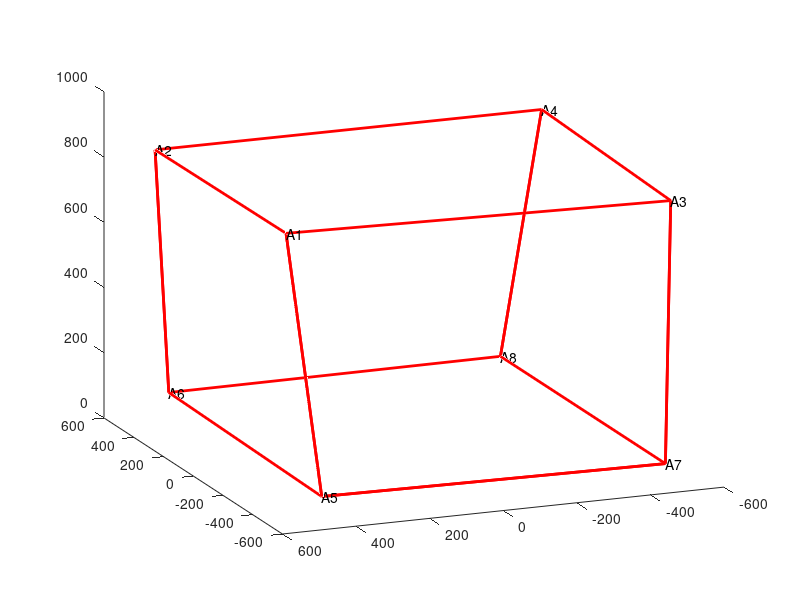

Reproduce this figure in MATLAB. (Note: this script raises an error after producing the figure.)
%MITE paper 自适应


close all
clear
clc
clf


P1=[-437.082 524.3283 864.7443]';
P2=[439.7277 525.9461 860.8701]';
P3=[-435.143 -521.906 839.1691]';
P4=[437.8987 -523.83 859.4645]';
P5=[-535.048 466.8895 79.72492]';
P6=[531.9962 451.4305 80.32775]';
P7=[-543.043 -463.811 71.49693]';
P8=[529.0567 -448.63 84.36402]';
PT=[P1'; P2'; P3'; P4'; P5'; P6'; P7'; P8'];
e1=[-130/2,130/2,-130/2]';
e2=[130/2,130/2,-130/2]';
e3=[-130/2,-130/2,-130/2]';
e4=[130/2,-130/2,-130/2]';
e5=[-130/2,130/2,130/2]';
e6=[130/2,130/2,130/2]';
e7=[-130/2,-130/2,130/2]';
e8=[130/2,-130/2,130/2]';
ET=[e1'; e2' ;e3' ;e4' ;e5' ;e6' ;e7' ;e8'];
x1= -pi/180*0;
x2=-pi/180*0;
x3=pi/180*0;
P=[P1 P2 P3 P4 P5 P6 P7 P8];
e=[e1 e2 e3 e4 e5 e6 e7 e8];

RA=[cos(x3)*cos(x2),-sin(x3)*cos(x1)+cos(x3)*sin(x2)*sin(x1),sin(x3)*sin(x1)+cos(x3)*sin(x2)*cos(x1);
    cos(x2)*sin(x3),cos(x1)*cos(x3)+sin(x1)*sin(x2)*sin(x3),-cos(x3)*sin(x1)+cos(x1)*sin(x2)*sin(x3);-sin(x2),cos(x2)*sin(x1),cos(x1)*cos(x2)];


figure(1003)
clf
h = gca;
axis([-600 600 -600 600 0 1000])
set(gca,'nextplot','replacechildren','box','off','color','w','xgrid','off')
hold on;
kx=[P7(1) P8(1) P4(1) P3(1) P7(1) P3(1) P1(1) P5(1) P7(1) P5(1) P1(1) P2(1) P6(1) P8(1) P4(1) P2(1) P6(1) P6(1) P5(1)];
ky=[P7(2) P8(2) P4(2) P3(2) P7(2) P3(2) P1(2) P5(2) P7(2) P5(2) P1(2) P2(2) P6(2) P8(2) P4(2) P2(2) P6(2) P6(2) P5(2)];
kz=[P7(3) P8(3) P4(3) P3(3) P7(3) P3(3) P1(3) P5(3) P7(3) P5(3) P1(3) P2(3) P6(3) P8(3) P4(3) P2(3) P6(3) P6(3) P5(3)];
plot3(kx,ky,kz,'r','linewidth',2);

text(P1(1),P1(2),P1(3),'A1','FontSize',10)
text(P2(1),P2(2),P2(3),'A2','FontSize',10)
text(P3(1),P3(2),P3(3),'A3','FontSize',10)
text(P4(1),P4(2),P4(3),'A4','FontSize',10)
text(P5(1),P5(2),P5(3),'A5','FontSize',10)
text(P6(1),P6(2),P6(3),'A6','FontSize',10)
text(P7(1),P7(2),P7(3),'A7','FontSize',10)
text(P8(1),P8(2),P8(3),'A8','FontSize',10)
%view(-28,20)
view(-112,21)
%set(gcf,'Position',[20 20 1200 1200])
hold on
%%%%%%%%%%%
%  L1=220;L2=80; % 2个障碍物
%  W1=125;W2=80;
%  H1=350;H2=450;
%  obs_pos1=[200 -150 H1/2];obs_pos2=[-150 0 H2/2];
%  obs_list=[L1 W1 H1 obs_pos1;L2 W2 H2 obs_pos2];
%%%%%%%%%%%%%%%%%%%%%
%  L2=80; % 1个障碍物
%  W2=80;
%  H2=450;
%  obs_pos2=[-150 0 H2/2];
%  obs_list=[L2 W2 H2 obs_pos2];
%%%%%%%%%%%%%%%%%%%%%%%%%%%%%%%%%%%%
 L1=220;L2=80; L3=220;% 3个障碍物
 W1=125;W2=80; W3=125;
 H1=350;H2=450;H3=420;
 obs_pos1=[200 -150 H1/2];obs_pos2=[-150 0 H2/2];obs_pos3=[-200 200 H3/2];
 obs_list=[L1 W1 H1 obs_pos1;L2 W2 H2 obs_pos2;L3 W3 H3 obs_pos3];
%%%%%%%%%%%%%%%%%%%%%%%%%%%%%%%%

start_pos=[180 180 300];
[cab1, cab2, cab3, cab4, cab5, cab6, cab7, cab8, cube] = eplot(start_pos);
goal_pos=[-180 -180 380];
E=130;
step_size=40;
dg=50;
ball_radius=80;
count=1;
bg=10;
%%%%%
o_efr=0;
maxCostNode_pos=start_pos;
mostFaiure_pos=start_pos;
%%%%%
[collision,BestDis]=checkDis(start_pos,start_pos,obs_list);
if collision
    %error('起始点不可行')
else
    Tree.nodes(1).pos=start_pos;% 初始位置
    Tree.nodes(1).indPrev=0; %父节点索引
    Tree.nodes(1).dis_cost=0;
    Tree.nodes(1).real_cost=getConHullCost(start_pos');
    Tree.nodes(1).BestDis=BestDis;
    Tree.nodes(1).faiureNum=0;
    Tree.nodes(1).extendNum=0.0001;
    Tree.nodes(1).o_efr=Tree.nodes(1).faiureNum/Tree.nodes(1).extendNum;
end
%%%%%%%%%%%%%%%%
u_z=[0 0 1];
u_new_z=(goal_pos-start_pos)/norm(goal_pos-start_pos);
sita=acos(dot(u_z,u_new_z));
n_v=cross(u_z,u_new_z);
n_v_invert=[0 -n_v(3) n_v(2);n_v(3) 0 -n_v(1); -n_v(2) n_v(1) 0];
I=eye(3);
R1=I+sin(sita)*n_v_invert+(1-cos(sita))*n_v_invert*n_v_invert;



for i=1:3
    
    h(i)=drawCuboid([obs_list(i,4:6) obs_list(i,1:3)]);
    set(h(i), 'linestyle', ':');
    set(h(i), 'facecolor', 'y');
    set(h(i), 'FaceAlpha', 0.7);
    
    
end
plot3(start_pos(1),start_pos(2),start_pos(3),'.','markersize',24,'color',[1 0 1]) % start marker
hold on
plot3(goal_pos(1),goal_pos(2),goal_pos(3),'.g','markersize',24,'color',[0 0.8 0]) % goal marker
hold on

curr_pos=start_pos;
flag=1;
p_all_idx=1;
idx=1;
while norm(curr_pos-goal_pos)>dg
    node_pos=cat(1,Tree.nodes.pos);
    [~,maxCost_idx]=max(cat(1,Tree.nodes.dis_cost));
    [~,mostFaiure_idx]=max(cat(1,Tree.nodes.faiureNum));
    if Tree.nodes(p_all_idx).faiureNum>0 || Tree.nodes(idx).faiureNum>0
        flag=0;
    else
        flag=1;
    end
    %rnd=getRandomPoint(goal_pos, 90,[0.5 0.3 0.2]);
    rnd=AdaptiveSample1(0.5,goal_pos,node_pos,Tree.nodes(maxCost_idx).pos,Tree.nodes(mostFaiure_idx).pos,pi/3,flag,R1);
    %rnd_handle = plot3(rnd(1), rnd(2),rnd(3), 'ko', 'MarkerSize', 4, 'MarkerFaceColor','r');
    %rnd=AdaptiveSample(o_efr,start_pos,goal_pos,Tree.nodes(maxCost_idx).pos,Tree.nodes(mostFaiure_idx).pos,node_pos,R1);
    dist_points = pdist2(node_pos,rnd,'squaredeuclidean');
    [sqDist,idx] = min(dist_points); %临时父节点的位置索引和距离
    %   Bring the node at a distance of epsilon near to the closest node
    nearest_point = node_pos(idx,:); % 最近点坐标
    n_dist = realsqrt(sqDist); %最近点距离
    new_point_u=(rnd - nearest_point)/n_dist; % 生长方向， 指向随机点
    new_point = Tree.nodes(idx).pos + step_size*new_point_u;
    [collision,BestDis]=checkDis(Tree.nodes(idx).pos ,new_point,obs_list);
    %Tree.nodes(idx).faiureNum=0;
    Tree.nodes(idx).extendNum=Tree.nodes(idx).extendNum+1; %拓展次数+1
    if collision || ~isInWorkspace(new_point,250,150,650) || BestDis< bg
        Tree.nodes(idx).faiureNum=Tree.nodes(idx).faiureNum+1;
        continue
    end
    
    all_edge_wt = pdist2(node_pos,new_point,'squaredeuclidean'); % 新节点到所有点的距离,这一步给新节点选一个父节点
    n_node_idx = all_edge_wt < ball_radius & all_edge_wt > 0 ; % 新节点邻居点索引
    n_nodes = find(n_node_idx); %邻居点的索引
    
    n_edge_wt = realsqrt(all_edge_wt(n_node_idx)); % 邻居点到距离
    n_total_cost = n_edge_wt+cat(1,Tree.nodes(n_node_idx).real_cost); %邻居点的全部代价
    [p_cost,p_idx] = min(n_total_cost); % 选取最小的代价 为父节点
    p_all_idx=n_nodes(p_idx); %父节点在树上的索引
    if isempty(n_nodes)
        p_all_idx=idx;
    end
    
    p_new_point_u=(new_point-Tree.nodes(p_all_idx).pos)/norm(new_point-Tree.nodes(p_all_idx).pos); %重新选择父节点之后的方向
    [collision,BestDis]=checkDis(Tree.nodes(p_all_idx).pos ,new_point,obs_list); %重新检查
    Tree.nodes(p_all_idx).extendNum=Tree.nodes(p_all_idx).extendNum+1;%拓展次数+1
    if collision || ~isInWorkspace(new_point,250,150,650) || BestDis< bg
        Tree.nodes(p_all_idx).faiureNum=Tree.nodes(p_all_idx).faiureNum+1;
        continue
    end
    
    count=count+1;
    
    Tree.nodes(count).pos=new_point;% 初始位置
    Tree.nodes(count).indPrev=p_all_idx; %父节点索引
    Tree.nodes(count).dis_cost=Tree.nodes(p_all_idx).dis_cost+step_size;
    Tree.nodes(count).real_cost=getConHullCost(new_point');
    Tree.nodes(count).BestDis=BestDis;
    Tree.nodes(count).faiureNum=0;
    Tree.nodes(count).extendNum=0.0001;
    Tree.nodes(count).o_efr=Tree.nodes(count).faiureNum/Tree.nodes(count).extendNum;
    
    
    l_handle = plot3([Tree.nodes(p_all_idx).pos(1), new_point(1)], [Tree.nodes(p_all_idx).pos(2), new_point(2)], [Tree.nodes(p_all_idx).pos(3), new_point(3)],'b', 'Linewidth', 2);
    p_handle = plot3(new_point(1), new_point(2),new_point(3), 'ko', 'MarkerSize', 4, 'MarkerFaceColor','k');
    %rnd_handle = plot3(rnd(1), rnd(2),rnd(3), 'ko', 'MarkerSize', 4, 'MarkerFaceColor','r');
    hold on
    curr_pos=new_point;
    
    pause(0.1)
    drawnow
    
end
phIndforward=backPathIdx(count,Tree);
phInd=pathSmooth(phIndforward,Tree,obs_list);
zlabel('{\it{z}}-axis[mm]')
ylabel('{\it{y}}-axis[mm]')
xlabel('{\it{x}}-axis[mm]')
set(gca,'YTick',-600:200:600)
set(gca,'XTick',-600:200:600)
set(gca,'FontSize',12);
set(gca,'Fontname','times new Roman')

 for i=1:length(phIndforward)-1
 plot3([Tree.nodes(phIndforward(i)).pos(1)  Tree.nodes(phIndforward(i+1)).pos(1)], [Tree.nodes(phIndforward(i)).pos(2)  Tree.nodes(phIndforward(i+1)).pos(2)],  [Tree.nodes(phIndforward(i)).pos(3)  Tree.nodes(phIndforward(i+1)).pos(3)],'g', 'Linewidth', 4);
 end
 
 for i=1:length(phInd)-1
 plot3([Tree.nodes(phInd(i)).pos(1)  Tree.nodes(phInd(i+1)).pos(1)], [Tree.nodes(phInd(i)).pos(2)  Tree.nodes(phInd(i+1)).pos(2)],  [Tree.nodes(phInd(i)).pos(3)  Tree.nodes(phInd(i+1)).pos(3)],'r', 'Linewidth', 4);
 end


function rand_pos=AdaptiveSample(o_efr,start_pos,goal_pos,maxCostNode_pos,mostFaiure_pos,TreeAllPos,R1) %
r1=rand(1);
if r1>o_efr
    s=(start_pos-goal_pos)/norm(start_pos-goal_pos);
    a=(maxCostNode_pos-goal_pos)/norm(maxCostNode_pos-goal_pos);
    sita=acos(dot(s,a));
    R=norm(maxCostNode_pos-goal_pos);
    
    R=R*power(rand(1),1/3);
    sita1=-sita+2*sita*rand(1);
    sita2=rand(1)*2*pi;
    
    z=R*cos(sita1);
    x=R*sin(sita1)*cos(sita2);
    y=R*sin(sita1)*sin(sita2);
    
    rand_pos=(R1*[x y z]')'+goal_pos;
else
    center_pos=mean(TreeAllPos);
    R=norm(center_pos-mostFaiure_pos)*power(rand(1),1/3);
    
    sita1=pi*rand(1);
    sita2=2*pi*rand(1);
    
    z=R*cos(sita1);
    x=R*sin(sita1)*cos(sita2);
    y=R*sin(sita1)*sin(sita2);
    
    rand_pos=[x y z];
end
end



function rand_pos=AdaptiveSample1(o_efr,goal_pos,TreeAllPos,maxCostNode_pos,mostFaiure_pos,sita,flag,R1) %
r1=rand(1);
if flag
    rand_pos=goal_pos;
else
    
    if r1>o_efr
        R=norm(maxCostNode_pos-goal_pos);
        R=R*power(rand(1),1/3);
        sita1=-sita+2*sita*rand(1);
        sita2=rand(1)*2*pi;
        
        z=R*cos(sita1);
        x=R*sin(sita1)*cos(sita2);
        y=R*sin(sita1)*sin(sita2);
        
        rand_pos=(R1*[x y z]')'+goal_pos;
    else
        center_pos=mean(TreeAllPos);
        %R=norm(center_pos-mostFaiure_pos)*power(rand(1),1/3);
        R=400*power(rand(1),1/3);
        sita1=acos(rand(1)*2-1);
        sita2=2*pi*rand(1);
        
        z=R*cos(sita1);
        x=R*sin(sita1)*cos(sita2);
        y=R*sin(sita1)*sin(sita2);
        
        rand_pos=[x y z]+center_pos;
    end
end
end




function real_cost=getConHullCost(G)
% G 列向量
max_cond=0.0079; min_cond=0.0016;

max_av=2.9587e+07;
min_av=2.6388e+07;
P1=[-437.082 524.3283 864.7443]';
P2=[439.7277 525.9461 860.8701]';       %%
P3=[-435.143 -521.906 839.1691]';        %%
P4=[437.8987 -523.83 859.4645]';         %%
P5=[-535.048 466.8895 79.72492]';        %%
P6=[531.9962 451.4305 80.32775]';         %%
P7=[-543.043 -463.811 71.49693]';         %%
P8=[529.0567 -448.63 84.36402]';

e1=[-130/2,130/2,-130/2]';
e2=[130/2,130/2,-130/2]';
e3=[-130/2,-130/2,-130/2]';
e4=[130/2,-130/2,-130/2]';
e5=[-130/2,130/2,130/2]';
e6=[130/2,130/2,130/2]';
e7=[-130/2,-130/2,130/2]';
e8=[130/2,-130/2,130/2]';

AA=ff2n(8)';
%C1=[];
%C2=[];%Normalized

%G=[x y z]';


W=[0 0 0 0 0 -1*9.8]';

x1=0;
x2=0;
x3=0;

RA=[cos(x3)*cos(x2),-sin(x3)*cos(x1)+cos(x3)*sin(x2)*sin(x1),sin(x3)*sin(x1)+cos(x3)*sin(x2)*cos(x1);
    cos(x2)*sin(x3),cos(x1)*cos(x3)+sin(x1)*sin(x2)*sin(x3),-cos(x3)*sin(x1)+cos(x1)*sin(x2)*sin(x3);-sin(x2),cos(x2)*sin(x1),cos(x1)*cos(x2)];

L1ve=P1-RA*e1-G; %% PONIT B  posion relative to fame KA
L2ve=P2-RA*e2-G;
L3ve=P3-RA*e3-G;
L4ve=P4-RA*e4-G;
L5ve=P5-RA*e5-G;
L6ve=P6-RA*e6-G;
L7ve=P7-RA*e7-G;
L8ve=P8-RA*e8-G;

bxy1p=sqrt((L1ve(1)^2)+(L1ve(2)^2));% length of bxy
bxy2p=sqrt((L2ve(1)^2)+(L2ve(2)^2));
bxy3p=sqrt((L3ve(1)^2)+(L3ve(2)^2));
bxy4p=sqrt((L4ve(1)^2)+(L4ve(2)^2));
bxy5p=sqrt((L5ve(1)^2)+(L5ve(2)^2));
bxy6p=sqrt((L6ve(1)^2)+(L6ve(2)^2));
bxy7p=sqrt((L7ve(1)^2)+(L7ve(2)^2));
bxy8p=sqrt((L8ve(1)^2)+(L8ve(2)^2));



rp=[13,13,13,13,13,13,13,13];

bxy1=bxy1p-rp(1);
bxy2=bxy2p-rp(2);
bxy3=bxy3p-rp(3);
bxy4=bxy4p-rp(4);
bxy5=bxy5p-rp(5);
bxy6=bxy6p-rp(6);
bxy7=bxy7p-rp(7);
bxy8=bxy8p-rp(8);

bz1=L1ve(3);
bz2=L2ve(3);
bz3=L3ve(3);
bz4=L4ve(3);
bz5=L5ve(3);
bz6=L6ve(3);
bz7=L7ve(3);
bz8=L8ve(3);

MB1=sqrt((bxy1^2)+(bz1^2));
MB2=sqrt((bxy2^2)+(bz2^2));
MB3=sqrt((bxy3^2)+(bz3^2));
MB4=sqrt((bxy4^2)+(bz4^2));
MB5=sqrt((bxy5^2)+(bz5^2));
MB6=sqrt((bxy6^2)+(bz6^2));
MB7=sqrt((bxy7^2)+(bz7^2));
MB8=sqrt((bxy8^2)+(bz8^2));

lf(1)=sqrt((MB1^2)-(rp(1)^2));
lf(2)=sqrt((MB2^2)-(rp(2)^2));
lf(3)=sqrt((MB3^2)-(rp(3)^2));
lf(4)=sqrt((MB4^2)-(rp(4)^2));
lf(5)=sqrt((MB5^2)-(rp(5)^2));
lf(6)=sqrt((MB6^2)-(rp(6)^2));
lf(7)=sqrt((MB7^2)-(rp(7)^2));
lf(8)=sqrt((MB8^2)-(rp(8)^2));

beta(1)=acos(lf(1)/sqrt((bxy1^2)+(bz1^2)))+acos(bz1/(sqrt((bxy1^2)+bz1^2)));
beta(2)=acos(lf(2)/sqrt((bxy2^2)+(bz2^2)))+acos(bz2/(sqrt((bxy2^2)+bz2^2)));
beta(3)=acos(lf(3)/sqrt((bxy3^2)+(bz3^2)))+acos(bz3/(sqrt((bxy3^2)+bz3^2)));
beta(4)=acos(lf(4)/sqrt((bxy4^2)+(bz4^2)))+acos(bz4/(sqrt((bxy4^2)+bz4^2)));
beta(5)=acos(lf(5)/sqrt((bxy5^2)+(bz5^2)))+acos(bz5/(sqrt((bxy5^2)+bz5^2)));
beta(6)=acos(lf(6)/sqrt((bxy6^2)+(bz6^2)))+acos(bz6/(sqrt((bxy6^2)+bz6^2)));
beta(7)=acos(lf(7)/sqrt((bxy7^2)+(bz7^2)))+acos(bz7/(sqrt((bxy7^2)+bz7^2)));
beta(8)=acos(lf(8)/sqrt((bxy8^2)+(bz8^2)))+acos(bz8/(sqrt((bxy8^2)+bz8^2)));

% gama(1)=0;
% gama(2)=0;
% gama(3)=0;
% gama(4)=0;
% gama(5)=0;
% gama(6)=0;
% gama(7)=0;
% gama(8)=0;

gama(1)=atan2(L1ve(2),L1ve(1));
gama(2)=atan2(L2ve(2),L2ve(1));
gama(3)=atan2(L3ve(2),L3ve(1));
gama(4)=atan2(L4ve(2),L4ve(1));
gama(5)=atan2(L5ve(2),L5ve(1));
gama(6)=atan2(L6ve(2),L6ve(1));
gama(7)=atan2(L7ve(2),L7ve(1));
gama(8)=atan2(L8ve(2),L8ve(1));

RZ1=[cos(gama(1)) -sin(gama(1)) 0;sin(gama(1)) cos(gama(1)) 0;0 0 1];
RZ2=[cos(gama(2)) -sin(gama(2)) 0;sin(gama(2)) cos(gama(2)) 0;0 0 1];
RZ3=[cos(gama(3)) -sin(gama(3)) 0;sin(gama(3)) cos(gama(3)) 0;0 0 1];
RZ4=[cos(gama(4)) -sin(gama(4)) 0;sin(gama(4)) cos(gama(4)) 0;0 0 1];
RZ5=[cos(gama(5)) -sin(gama(5)) 0;sin(gama(5)) cos(gama(5)) 0;0 0 1];
RZ6=[cos(gama(6)) -sin(gama(6)) 0;sin(gama(6)) cos(gama(6)) 0;0 0 1];
RZ7=[cos(gama(7)) -sin(gama(7)) 0;sin(gama(7)) cos(gama(7)) 0;0 0 1];
RZ8=[cos(gama(8)) -sin(gama(8)) 0;sin(gama(8)) cos(gama(8)) 0;0 0 1];

RY1=[cos(beta(1)) 0 sin(beta(1));0 1 0;-sin(beta(1)) 0 cos(beta(1))];
RY2=[cos(beta(2)) 0 sin(beta(2));0 1 0;-sin(beta(2)) 0 cos(beta(2))];
RY3=[cos(beta(3)) 0 sin(beta(3));0 1 0;-sin(beta(3)) 0 cos(beta(3))];
RY4=[cos(beta(4)) 0 sin(beta(4));0 1 0;-sin(beta(4)) 0 cos(beta(4))];
RY5=[cos(beta(5)) 0 sin(beta(5));0 1 0;-sin(beta(5)) 0 cos(beta(5))];
RY6=[cos(beta(6)) 0 sin(beta(6));0 1 0;-sin(beta(6)) 0 cos(beta(6))];
RY7=[cos(beta(7)) 0 sin(beta(7));0 1 0;-sin(beta(7)) 0 cos(beta(7))];
RY8=[cos(beta(8)) 0 sin(beta(8));0 1 0;-sin(beta(8)) 0 cos(beta(8))];

I=[1 0 0;0 1 0;0 0 1];

c1=P1+RA*(RZ1*((I-RY1)*[13,0,0]'));% real cable outgoing point veter
c2=P2+RA*(RZ2*((I-RY2)*[13,0,0]'));
c3=P3+RA*(RZ3*((I-RY3)*[13,0,0]'));
c4=P4+RA*(RZ4*((I-RY4)*[13,0,0]'));
c5=P5+RA*(RZ5*((I-RY5)*[13,0,0]'));
c6=P6+RA*(RZ6*((I-RY6)*[13,0,0]'));
c7=P7+RA*(RZ7*((I-RY7)*[13,0,0]'));
c8=P8+RA*(RZ8*((I-RY8)*[13,0,0]'));

l1=c1-G-RA*e1;
l2=c2-G-RA*e2;
l3=c3-G-RA*e3;
l4=c4-G-RA*e4;
l5=c5-G-RA*e5;
l6=c6-G-RA*e6;
l7=c7-G-RA*e7;
l8=c8-G-RA*e8;

L1=norm(l1);
L2=norm(l2);
L3=norm(l3);
L4=norm(l4);
L5=norm(l5);
L6=norm(l6);
L7=norm(l7);
L8=norm(l8);

u1=l1/L1;
u2=l2/L2;
u3=l3/L3;
u4=l4/L4;
u5=l5/L5;
u6=l6/L6;
u7=l7/L7;
u8=l8/L8;

M1=cross(RA*e1,u1);
M2=cross(RA*e2,u2);
M3=cross(RA*e3,u3);
M4=cross(RA*e4,u4);
M5=cross(RA*e5,u5);
M6=cross(RA*e6,u6);
M7=cross(RA*e7,u7);
M8=cross(RA*e8,u8);

U=[u1 u2 u3 u4 u5 u6 u7 u8];
M=[M1 M2 M3 M4 M5 M6 M7 M8];
J=[U;M];
JG=[J W];
detaT=100;
di=diag([detaT detaT detaT detaT detaT detaT detaT detaT]);
MW=U*di; % M matrix in paper
A_alpha=MW*AA;
A_alphaT=A_alpha';
[~,av2] = convhull(A_alphaT(:,1),A_alphaT(:,2),A_alphaT(:,3),'Simplify',true);
%C1=[C1;x y z av2];
hullCost=(av2-min_av)/(max_av-min_av);

nJ=J';
con1=cond(nJ);
con1=1/con1;

condCost=(con1-min_cond)/(max_cond-min_cond);
real_cost=hullCost+condCost;
end


function phIndforward=backPathIdx(leafNodes,Tree)
phInd=leafNodes;
phIndex = Tree.nodes(leafNodes).indPrev;
phInd=[phInd phIndex];
while 1
    
    phIndex = Tree.nodes(phIndex).indPrev;    % 沿终点回溯到起点
    if phIndex == 0
        break
    end
    
    phInd=[phInd phIndex];
       
end
 phIndforward=fliplr(phInd);
end
% 
%  for i=1:length(phIndforward)-1
%  plot3([Tree.nodes(phIndforward(i)).pos(1)  Tree.nodes(phIndforward(i+1)).pos(1)], [Tree.nodes(phIndforward(i)).pos(2)  Tree.nodes(phIndforward(i+1)).pos(2)],  [Tree.nodes(phIndforward(i)).pos(3)  Tree.nodes(phIndforward(i+1)).pos(3)],'g', 'Linewidth', 4);
%  end
%  
%  for i=1:length(phInd)-1
%  plot3([Tree.nodes(phInd(i)).pos(1)  Tree.nodes(phInd(i+1)).pos(1)], [Tree.nodes(phInd(i)).pos(2)  Tree.nodes(phInd(i+1)).pos(2)],  [Tree.nodes(phInd(i)).pos(3)  Tree.nodes(phInd(i+1)).pos(3)],'r', 'Linewidth', 4);
%  end

function phInd=pathSmooth(phIndforward,Tree,obs_list)
i=1;
phInd=phIndforward(i);
N=length(phIndforward);
while  i~=N
    j=N;
    while j~=i
        [collision,BestDis]=checkDis(Tree.nodes(phIndforward(i)).pos,Tree.nodes(phIndforward(j)).pos,obs_list);
        if ~collision
            i=j;
            phInd=[phInd phIndforward(i)];
            break
        end
        j=j-1;
        
    end
end


end
        

% 2obstacle view(-146.5,21.6)
